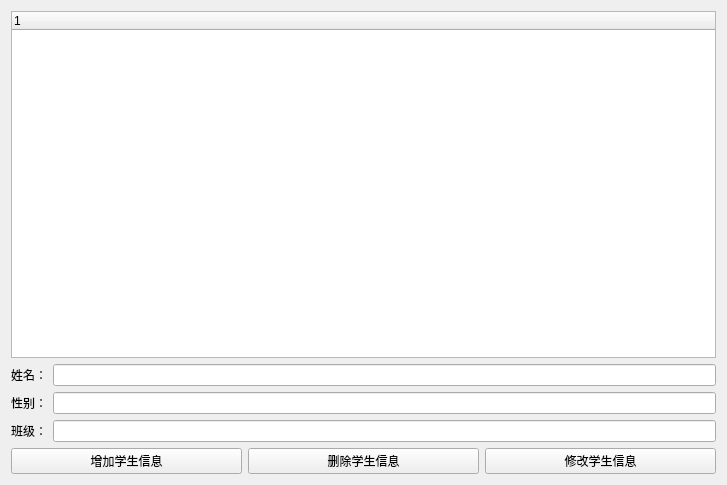
<?xml version="1.0" encoding="UTF-8"?>
<ui version="4.0">
 <class>treeWidgetClass</class>
 <widget class="QWidget" name="treeWidgetClass">
  <property name="geometry">
   <rect>
    <x>0</x>
    <y>0</y>
    <width>727</width>
    <height>485</height>
   </rect>
  </property>
  <property name="windowTitle">
   <string>treeWidget</string>
  </property>
  <layout class="QVBoxLayout" name="verticalLayout">
   <item>
    <widget class="QTreeWidget" name="tree">
     <column>
      <property name="text">
       <string notr="true">1</string>
      </property>
     </column>
    </widget>
   </item>
   <item>
    <layout class="QHBoxLayout" name="horizontalLayout_2">
     <item>
      <widget class="QLabel" name="label_1">
       <property name="text">
        <string>姓名：</string>
       </property>
      </widget>
     </item>
     <item>
      <widget class="QLineEdit" name="lineEdit_1"/>
     </item>
    </layout>
   </item>
   <item>
    <layout class="QHBoxLayout" name="horizontalLayout_3">
     <item>
      <widget class="QLabel" name="label_2">
       <property name="text">
        <string>性别：</string>
       </property>
      </widget>
     </item>
     <item>
      <widget class="QLineEdit" name="lineEdit_2"/>
     </item>
    </layout>
   </item>
   <item>
    <layout class="QHBoxLayout" name="horizontalLayout_4">
     <item>
      <widget class="QLabel" name="label_3">
       <property name="text">
        <string>班级：</string>
       </property>
      </widget>
     </item>
     <item>
      <widget class="QLineEdit" name="lineEdit_3"/>
     </item>
    </layout>
   </item>
   <item>
    <layout class="QHBoxLayout" name="horizontalLayout">
     <item>
      <widget class="QPushButton" name="pushButton_2">
       <property name="text">
        <string>增加学生信息</string>
       </property>
      </widget>
     </item>
     <item>
      <widget class="QPushButton" name="pushButton_3">
       <property name="text">
        <string>删除学生信息</string>
       </property>
      </widget>
     </item>
     <item>
      <widget class="QPushButton" name="pushButton_4">
       <property name="text">
        <string>修改学生信息</string>
       </property>
      </widget>
     </item>
    </layout>
   </item>
  </layout>
 </widget>
 <layoutdefault spacing="6" margin="11"/>
 <resources>
  <include location="treewidget.qrc"/>
 </resources>
 <connections/>
</ui>
